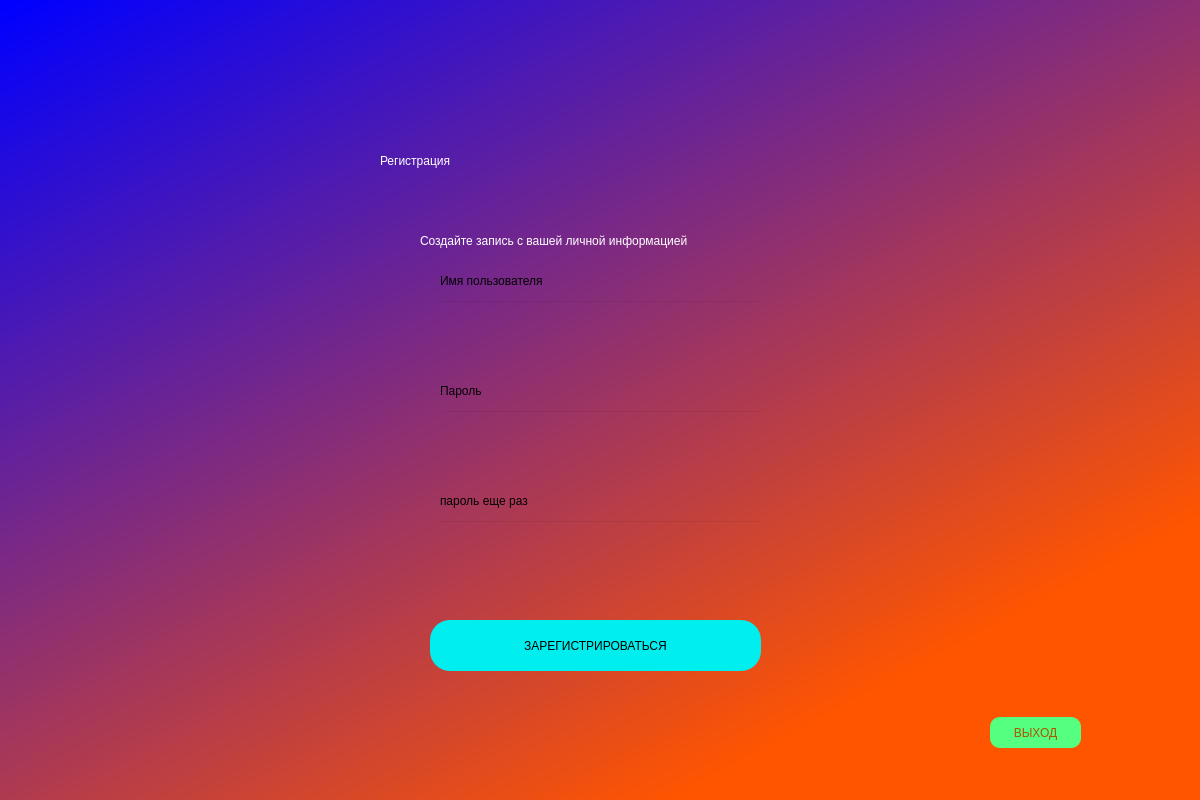
<?xml version="1.0" encoding="UTF-8"?>
<ui version="4.0">
 <class>Dialog</class>
 <widget class="QDialog" name="Dialog">
  <property name="geometry">
   <rect>
    <x>0</x>
    <y>0</y>
    <width>1200</width>
    <height>800</height>
   </rect>
  </property>
  <property name="windowTitle">
   <string>Dialog</string>
  </property>
  <widget class="QWidget" name="widget" native="true">
   <property name="geometry">
    <rect>
     <x>0</x>
     <y>0</y>
     <width>1200</width>
     <height>800</height>
    </rect>
   </property>
   <property name="styleSheet">
    <string notr="true">QWidget#widget{
background-color:qlineargradient(spread:pad, x1:0.0101244, y1:0, x2:0.71592, y2:0.875, stop:0 rgba(0, 0, 255, 255), stop:1 rgba(255, 85, 0, 255))}</string>
   </property>
   <widget class="QLabel" name="label">
    <property name="geometry">
     <rect>
      <x>380</x>
      <y>120</y>
      <width>461</width>
      <height>81</height>
     </rect>
    </property>
    <property name="styleSheet">
     <string notr="true">font: 36pt &quot;MS Shell Dlg 2&quot;;
color:rgb(255, 255, 255)</string>
    </property>
    <property name="text">
     <string>Регистрация</string>
    </property>
   </widget>
   <widget class="QLabel" name="label_2">
    <property name="geometry">
     <rect>
      <x>420</x>
      <y>210</y>
      <width>511</width>
      <height>61</height>
     </rect>
    </property>
    <property name="styleSheet">
     <string notr="true">font: 16pt &quot;MS Shell Dlg 2&quot;;
color:rgb(255, 255, 255)</string>
    </property>
    <property name="text">
     <string>Создайте запись с вашей личной информацией</string>
    </property>
   </widget>
   <widget class="QPushButton" name="hesap_olus">
    <property name="geometry">
     <rect>
      <x>430</x>
      <y>620</y>
      <width>331</width>
      <height>51</height>
     </rect>
    </property>
    <property name="styleSheet">
     <string notr="true">border-radius:20px;
color:rgb(0, 0, 0);
background-color:rgb(0, 238, 238);
font: 14pt &quot;MS Shell Dlg 2&quot;;</string>
    </property>
    <property name="text">
     <string>ЗАРЕГИСТРИРОВАТЬСЯ</string>
    </property>
   </widget>
   <widget class="QLineEdit" name="user">
    <property name="geometry">
     <rect>
      <x>440</x>
      <y>300</y>
      <width>321</width>
      <height>51</height>
     </rect>
    </property>
    <property name="styleSheet">
     <string notr="true">background-color:rgba(0,0,0,0);
font: 12pt &quot;MS Shell Dlg 2&quot;;</string>
    </property>
   </widget>
   <widget class="QLineEdit" name="passwordfield">
    <property name="geometry">
     <rect>
      <x>440</x>
      <y>410</y>
      <width>321</width>
      <height>51</height>
     </rect>
    </property>
    <property name="styleSheet">
     <string notr="true">background-color:rgba(0,0,0,0);
font: 12pt &quot;MS Shell Dlg 2&quot;;</string>
    </property>
   </widget>
   <widget class="QLabel" name="label_5">
    <property name="geometry">
     <rect>
      <x>440</x>
      <y>270</y>
      <width>121</width>
      <height>21</height>
     </rect>
    </property>
    <property name="styleSheet">
     <string notr="true">font: 10pt &quot;MS Shell Dlg 2&quot;;</string>
    </property>
    <property name="text">
     <string>Имя пользователя</string>
    </property>
   </widget>
   <widget class="QLabel" name="label_6">
    <property name="geometry">
     <rect>
      <x>440</x>
      <y>380</y>
      <width>121</width>
      <height>21</height>
     </rect>
    </property>
    <property name="styleSheet">
     <string notr="true">font: 10pt &quot;MS Shell Dlg 2&quot;;</string>
    </property>
    <property name="text">
     <string>Пароль</string>
    </property>
   </widget>
   <widget class="QLabel" name="label_7">
    <property name="geometry">
     <rect>
      <x>440</x>
      <y>590</y>
      <width>321</width>
      <height>21</height>
     </rect>
    </property>
    <property name="styleSheet">
     <string notr="true">font: 12pt &quot;MS Shell Dlg 2&quot;;
color:rgb(255, 0, 0);</string>
    </property>
    <property name="text">
     <string/>
    </property>
   </widget>
   <widget class="QLabel" name="label_8">
    <property name="geometry">
     <rect>
      <x>440</x>
      <y>490</y>
      <width>121</width>
      <height>21</height>
     </rect>
    </property>
    <property name="styleSheet">
     <string notr="true">font: 10pt &quot;MS Shell Dlg 2&quot;;</string>
    </property>
    <property name="text">
     <string>пароль еще раз</string>
    </property>
   </widget>
   <widget class="QLineEdit" name="passwordfield_2">
    <property name="geometry">
     <rect>
      <x>440</x>
      <y>520</y>
      <width>321</width>
      <height>51</height>
     </rect>
    </property>
    <property name="styleSheet">
     <string notr="true">background-color:rgba(0,0,0,0);
font: 12pt &quot;MS Shell Dlg 2&quot;;</string>
    </property>
   </widget>
   <widget class="QPushButton" name="pushButton">
    <property name="geometry">
     <rect>
      <x>990</x>
      <y>717</y>
      <width>91</width>
      <height>31</height>
     </rect>
    </property>
    <property name="styleSheet">
     <string notr="true">font: 14pt &quot;MS Shell Dlg 2&quot;;
color:rgb(170, 85, 0);
border-radius:10px;
background-color:rgb(85, 255, 127)</string>
    </property>
    <property name="text">
     <string>ВЫХОД</string>
    </property>
   </widget>
  </widget>
 </widget>
 <resources/>
 <connections/>
</ui>
